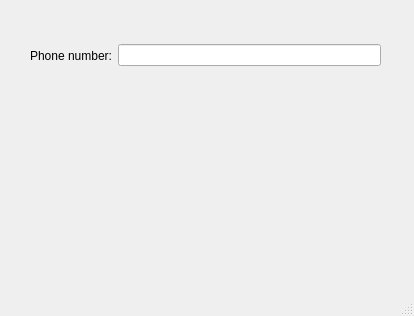
<?xml version="1.0" encoding="UTF-8"?>
<ui version="4.0">
 <class>MainWindow</class>
 <widget class="QMainWindow" name="MainWindow">
  <property name="geometry">
   <rect>
    <x>0</x>
    <y>0</y>
    <width>414</width>
    <height>316</height>
   </rect>
  </property>
  <property name="windowTitle">
   <string>MainWindow</string>
  </property>
  <widget class="QWidget" name="centralwidget">
   <widget class="QWidget" name="horizontalLayoutWidget">
    <property name="geometry">
     <rect>
      <x>30</x>
      <y>20</y>
      <width>351</width>
      <height>71</height>
     </rect>
    </property>
    <layout class="QHBoxLayout" name="horizontalLayout">
     <item>
      <widget class="QLabel" name="label">
       <property name="text">
        <string>Phone number:</string>
       </property>
      </widget>
     </item>
     <item>
      <widget class="QLineEdit" name="numLine"/>
     </item>
    </layout>
   </widget>
   <widget class="QLabel" name="res">
    <property name="geometry">
     <rect>
      <x>70</x>
      <y>150</y>
      <width>231</width>
      <height>31</height>
     </rect>
    </property>
    <property name="styleSheet">
     <string notr="true">border: 2 solid &quot;black&quot;</string>
    </property>
    <property name="text">
     <string/>
    </property>
   </widget>
  </widget>
  <widget class="QMenuBar" name="menubar">
   <property name="geometry">
    <rect>
     <x>0</x>
     <y>0</y>
     <width>414</width>
     <height>25</height>
    </rect>
   </property>
  </widget>
  <widget class="QStatusBar" name="statusbar"/>
 </widget>
 <resources/>
 <connections/>
</ui>
